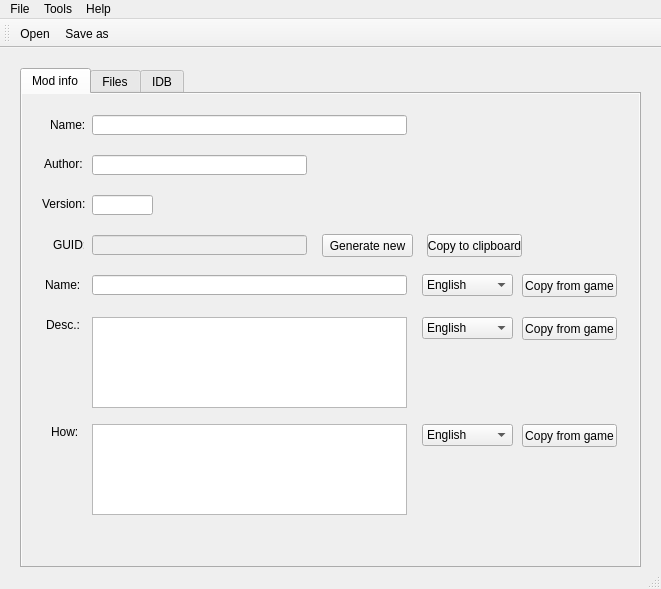
<?xml version="1.0" encoding="UTF-8"?>
<ui version="4.0">
 <class>MainWindow</class>
 <widget class="QMainWindow" name="MainWindow">
  <property name="geometry">
   <rect>
    <x>0</x>
    <y>0</y>
    <width>661</width>
    <height>589</height>
   </rect>
  </property>
  <property name="windowTitle">
   <string>XV2 Super Soul Creator</string>
  </property>
  <widget class="QWidget" name="centralWidget">
   <widget class="QTabWidget" name="tabWidget">
    <property name="geometry">
     <rect>
      <x>20</x>
      <y>20</y>
      <width>621</width>
      <height>500</height>
     </rect>
    </property>
    <property name="autoFillBackground">
     <bool>true</bool>
    </property>
    <property name="currentIndex">
     <number>0</number>
    </property>
    <widget class="QWidget" name="modInfoTab">
     <property name="autoFillBackground">
      <bool>true</bool>
     </property>
     <attribute name="title">
      <string>Mod info</string>
     </attribute>
     <widget class="QLineEdit" name="modNameEdit">
      <property name="geometry">
       <rect>
        <x>70</x>
        <y>21</y>
        <width>315</width>
        <height>20</height>
       </rect>
      </property>
     </widget>
     <widget class="QLabel" name="label_2">
      <property name="geometry">
       <rect>
        <x>20</x>
        <y>103</y>
        <width>47</width>
        <height>13</height>
       </rect>
      </property>
      <property name="text">
       <string>Version:</string>
      </property>
     </widget>
     <widget class="QPushButton" name="guidButton">
      <property name="geometry">
       <rect>
        <x>300</x>
        <y>140</y>
        <width>91</width>
        <height>23</height>
       </rect>
      </property>
      <property name="text">
       <string>Generate new</string>
      </property>
     </widget>
     <widget class="QLabel" name="label">
      <property name="geometry">
       <rect>
        <x>28</x>
        <y>23</y>
        <width>51</width>
        <height>16</height>
       </rect>
      </property>
      <property name="text">
       <string>Name:</string>
      </property>
     </widget>
     <widget class="QLineEdit" name="modVersionEdit">
      <property name="geometry">
       <rect>
        <x>70</x>
        <y>101</y>
        <width>61</width>
        <height>20</height>
       </rect>
      </property>
     </widget>
     <widget class="QLineEdit" name="modAuthorEdit">
      <property name="geometry">
       <rect>
        <x>70</x>
        <y>61</y>
        <width>215</width>
        <height>20</height>
       </rect>
      </property>
     </widget>
     <widget class="QLabel" name="label_5">
      <property name="geometry">
       <rect>
        <x>23</x>
        <y>183</y>
        <width>51</width>
        <height>16</height>
       </rect>
      </property>
      <property name="text">
       <string>Name:</string>
      </property>
     </widget>
     <widget class="QLabel" name="label_4">
      <property name="geometry">
       <rect>
        <x>31</x>
        <y>143</y>
        <width>31</width>
        <height>16</height>
       </rect>
      </property>
      <property name="text">
       <string>GUID:</string>
      </property>
     </widget>
     <widget class="QLineEdit" name="modGuidEdit">
      <property name="enabled">
       <bool>false</bool>
      </property>
      <property name="geometry">
       <rect>
        <x>70</x>
        <y>141</y>
        <width>215</width>
        <height>20</height>
       </rect>
      </property>
     </widget>
     <widget class="QComboBox" name="ssNameLangComboBox">
      <property name="geometry">
       <rect>
        <x>400</x>
        <y>180</y>
        <width>91</width>
        <height>22</height>
       </rect>
      </property>
      <item>
       <property name="text">
        <string>English</string>
       </property>
      </item>
      <item>
       <property name="text">
        <string>Spanish (es)</string>
       </property>
      </item>
      <item>
       <property name="text">
        <string>Spanish (ca)</string>
       </property>
      </item>
      <item>
       <property name="text">
        <string>French</string>
       </property>
      </item>
      <item>
       <property name="text">
        <string>German</string>
       </property>
      </item>
      <item>
       <property name="text">
        <string>Italian</string>
       </property>
      </item>
      <item>
       <property name="text">
        <string>Portuguese</string>
       </property>
      </item>
      <item>
       <property name="text">
        <string>Polish</string>
       </property>
      </item>
      <item>
       <property name="text">
        <string>Russian</string>
       </property>
      </item>
      <item>
       <property name="text">
        <string>Chinese (tw)</string>
       </property>
      </item>
      <item>
       <property name="text">
        <string>Chinese (zh)</string>
       </property>
      </item>
      <item>
       <property name="text">
        <string>Korean</string>
       </property>
      </item>
      <item>
       <property name="text">
        <string>Japanese</string>
       </property>
      </item>
     </widget>
     <widget class="QLabel" name="label_3">
      <property name="geometry">
       <rect>
        <x>22</x>
        <y>63</y>
        <width>47</width>
        <height>13</height>
       </rect>
      </property>
      <property name="text">
       <string>Author:</string>
      </property>
     </widget>
     <widget class="QLineEdit" name="ssNameEdit">
      <property name="geometry">
       <rect>
        <x>70</x>
        <y>181</y>
        <width>315</width>
        <height>20</height>
       </rect>
      </property>
     </widget>
     <widget class="QPushButton" name="ssNameCopyButton">
      <property name="geometry">
       <rect>
        <x>500</x>
        <y>180</y>
        <width>95</width>
        <height>23</height>
       </rect>
      </property>
      <property name="text">
       <string>Copy from game</string>
      </property>
     </widget>
     <widget class="QLabel" name="label_32">
      <property name="geometry">
       <rect>
        <x>24</x>
        <y>223</y>
        <width>71</width>
        <height>16</height>
       </rect>
      </property>
      <property name="text">
       <string>Desc.:</string>
      </property>
     </widget>
     <widget class="QTextEdit" name="ssDescEdit">
      <property name="geometry">
       <rect>
        <x>70</x>
        <y>223</y>
        <width>315</width>
        <height>91</height>
       </rect>
      </property>
     </widget>
     <widget class="QComboBox" name="ssDescLangComboBox">
      <property name="geometry">
       <rect>
        <x>400</x>
        <y>223</y>
        <width>91</width>
        <height>22</height>
       </rect>
      </property>
      <item>
       <property name="text">
        <string>English</string>
       </property>
      </item>
      <item>
       <property name="text">
        <string>Spanish (es)</string>
       </property>
      </item>
      <item>
       <property name="text">
        <string>Spanish (ca)</string>
       </property>
      </item>
      <item>
       <property name="text">
        <string>French</string>
       </property>
      </item>
      <item>
       <property name="text">
        <string>German</string>
       </property>
      </item>
      <item>
       <property name="text">
        <string>Italian</string>
       </property>
      </item>
      <item>
       <property name="text">
        <string>Portuguese</string>
       </property>
      </item>
      <item>
       <property name="text">
        <string>Polish</string>
       </property>
      </item>
      <item>
       <property name="text">
        <string>Russian</string>
       </property>
      </item>
      <item>
       <property name="text">
        <string>Chinese (tw)</string>
       </property>
      </item>
      <item>
       <property name="text">
        <string>Chinese (zh)</string>
       </property>
      </item>
      <item>
       <property name="text">
        <string>Korean</string>
       </property>
      </item>
      <item>
       <property name="text">
        <string>Japanese</string>
       </property>
      </item>
     </widget>
     <widget class="QPushButton" name="ssDescCopyButton">
      <property name="geometry">
       <rect>
        <x>500</x>
        <y>223</y>
        <width>95</width>
        <height>23</height>
       </rect>
      </property>
      <property name="text">
       <string>Copy from game</string>
      </property>
     </widget>
     <widget class="QPushButton" name="guidCopyButton">
      <property name="geometry">
       <rect>
        <x>405</x>
        <y>140</y>
        <width>95</width>
        <height>23</height>
       </rect>
      </property>
      <property name="text">
       <string>Copy to clipboard</string>
      </property>
     </widget>
     <widget class="QLabel" name="label_113">
      <property name="geometry">
       <rect>
        <x>29</x>
        <y>330</y>
        <width>49</width>
        <height>16</height>
       </rect>
      </property>
      <property name="text">
       <string>How:</string>
      </property>
     </widget>
     <widget class="QTextEdit" name="ssHowEdit">
      <property name="geometry">
       <rect>
        <x>70</x>
        <y>330</y>
        <width>315</width>
        <height>91</height>
       </rect>
      </property>
     </widget>
     <widget class="QComboBox" name="ssHowLangComboBox">
      <property name="geometry">
       <rect>
        <x>400</x>
        <y>330</y>
        <width>91</width>
        <height>22</height>
       </rect>
      </property>
      <item>
       <property name="text">
        <string>English</string>
       </property>
      </item>
      <item>
       <property name="text">
        <string>Spanish (es)</string>
       </property>
      </item>
      <item>
       <property name="text">
        <string>Spanish (ca)</string>
       </property>
      </item>
      <item>
       <property name="text">
        <string>French</string>
       </property>
      </item>
      <item>
       <property name="text">
        <string>German</string>
       </property>
      </item>
      <item>
       <property name="text">
        <string>Italian</string>
       </property>
      </item>
      <item>
       <property name="text">
        <string>Portuguese</string>
       </property>
      </item>
      <item>
       <property name="text">
        <string>Polish</string>
       </property>
      </item>
      <item>
       <property name="text">
        <string>Russian</string>
       </property>
      </item>
      <item>
       <property name="text">
        <string>Chinese (tw)</string>
       </property>
      </item>
      <item>
       <property name="text">
        <string>Chinese (zh)</string>
       </property>
      </item>
      <item>
       <property name="text">
        <string>Korean</string>
       </property>
      </item>
      <item>
       <property name="text">
        <string>Japanese</string>
       </property>
      </item>
     </widget>
     <widget class="QPushButton" name="ssHowCopyButton">
      <property name="geometry">
       <rect>
        <x>500</x>
        <y>330</y>
        <width>95</width>
        <height>23</height>
       </rect>
      </property>
      <property name="text">
       <string>Copy from game</string>
      </property>
     </widget>
    </widget>
    <widget class="QWidget" name="filesTab">
     <property name="autoFillBackground">
      <bool>true</bool>
     </property>
     <attribute name="title">
      <string>Files</string>
     </attribute>
     <widget class="QLabel" name="label_8">
      <property name="geometry">
       <rect>
        <x>10</x>
        <y>23</y>
        <width>101</width>
        <height>16</height>
       </rect>
      </property>
      <property name="text">
       <string>Additional data*:</string>
      </property>
     </widget>
     <widget class="QLabel" name="label_9">
      <property name="geometry">
       <rect>
        <x>10</x>
        <y>63</y>
        <width>381</width>
        <height>16</height>
       </rect>
      </property>
      <property name="text">
       <string>&lt;html&gt;&lt;head/&gt;&lt;body&gt;&lt;p&gt;&lt;span style=&quot; font-weight:600;&quot;&gt;*This directory is optional. Use with care and only when needed!&lt;/span&gt;&lt;/p&gt;&lt;/body&gt;&lt;/html&gt;</string>
      </property>
     </widget>
     <widget class="QLineEdit" name="addDataEdit">
      <property name="geometry">
       <rect>
        <x>100</x>
        <y>21</y>
        <width>425</width>
        <height>20</height>
       </rect>
      </property>
     </widget>
     <widget class="QPushButton" name="addEditButton">
      <property name="geometry">
       <rect>
        <x>535</x>
        <y>20</y>
        <width>61</width>
        <height>23</height>
       </rect>
      </property>
      <property name="text">
       <string>Change</string>
      </property>
     </widget>
    </widget>
    <widget class="QWidget" name="idbTab">
     <property name="autoFillBackground">
      <bool>true</bool>
     </property>
     <attribute name="title">
      <string>IDB</string>
     </attribute>
     <widget class="QLabel" name="label_20">
      <property name="geometry">
       <rect>
        <x>79</x>
        <y>110</y>
        <width>31</width>
        <height>16</height>
       </rect>
      </property>
      <property name="text">
       <string>Stars:</string>
      </property>
     </widget>
     <widget class="QCheckBox" name="idbHumCheck">
      <property name="geometry">
       <rect>
        <x>70</x>
        <y>70</y>
        <width>51</width>
        <height>17</height>
       </rect>
      </property>
      <property name="text">
       <string>HUM</string>
      </property>
     </widget>
     <widget class="QCheckBox" name="idbNmcCheck">
      <property name="geometry">
       <rect>
        <x>310</x>
        <y>70</y>
        <width>51</width>
        <height>17</height>
       </rect>
      </property>
      <property name="text">
       <string>NMC</string>
      </property>
     </widget>
     <widget class="QCheckBox" name="idbSymCheck">
      <property name="geometry">
       <rect>
        <x>190</x>
        <y>70</y>
        <width>51</width>
        <height>17</height>
       </rect>
      </property>
      <property name="text">
       <string>SYM</string>
      </property>
     </widget>
     <widget class="QCheckBox" name="idbHufCheck">
      <property name="geometry">
       <rect>
        <x>130</x>
        <y>70</y>
        <width>51</width>
        <height>17</height>
       </rect>
      </property>
      <property name="text">
       <string>HUF</string>
      </property>
     </widget>
     <widget class="QLabel" name="label_19">
      <property name="geometry">
       <rect>
        <x>10</x>
        <y>70</y>
        <width>61</width>
        <height>16</height>
       </rect>
      </property>
      <property name="text">
       <string>Race lock:</string>
      </property>
     </widget>
     <widget class="QCheckBox" name="idbMamCheck">
      <property name="geometry">
       <rect>
        <x>430</x>
        <y>70</y>
        <width>51</width>
        <height>17</height>
       </rect>
      </property>
      <property name="text">
       <string>MAM</string>
      </property>
     </widget>
     <widget class="QCheckBox" name="idbMafCheck">
      <property name="geometry">
       <rect>
        <x>490</x>
        <y>70</y>
        <width>51</width>
        <height>17</height>
       </rect>
      </property>
      <property name="text">
       <string>MAF</string>
      </property>
     </widget>
     <widget class="QCheckBox" name="idbFriCheck">
      <property name="geometry">
       <rect>
        <x>370</x>
        <y>70</y>
        <width>51</width>
        <height>17</height>
       </rect>
      </property>
      <property name="text">
       <string>FRI</string>
      </property>
     </widget>
     <widget class="QCheckBox" name="idbSyfCheck">
      <property name="geometry">
       <rect>
        <x>250</x>
        <y>70</y>
        <width>51</width>
        <height>17</height>
       </rect>
      </property>
      <property name="text">
       <string>SYF</string>
      </property>
     </widget>
     <widget class="QLineEdit" name="idbStarsEdit">
      <property name="geometry">
       <rect>
        <x>120</x>
        <y>108</y>
        <width>75</width>
        <height>20</height>
       </rect>
      </property>
     </widget>
     <widget class="QLabel" name="label_33">
      <property name="geometry">
       <rect>
        <x>260</x>
        <y>110</y>
        <width>47</width>
        <height>13</height>
       </rect>
      </property>
      <property name="text">
       <string>U_0A:</string>
      </property>
     </widget>
     <widget class="QToolButton" name="idbCopyButton">
      <property name="geometry">
       <rect>
        <x>10</x>
        <y>23</y>
        <width>75</width>
        <height>23</height>
       </rect>
      </property>
      <property name="text">
       <string>Copy</string>
      </property>
      <property name="popupMode">
       <enum>QToolButton::InstantPopup</enum>
      </property>
      <property name="toolButtonStyle">
       <enum>Qt::ToolButtonTextOnly</enum>
      </property>
     </widget>
     <widget class="QLineEdit" name="idbU0AEdit">
      <property name="geometry">
       <rect>
        <x>300</x>
        <y>108</y>
        <width>75</width>
        <height>20</height>
       </rect>
      </property>
     </widget>
     <widget class="QLabel" name="label_34">
      <property name="geometry">
       <rect>
        <x>50</x>
        <y>150</y>
        <width>71</width>
        <height>16</height>
       </rect>
      </property>
      <property name="text">
       <string>Availability:</string>
      </property>
     </widget>
     <widget class="QLineEdit" name="idbU0CEdit">
      <property name="geometry">
       <rect>
        <x>120</x>
        <y>148</y>
        <width>75</width>
        <height>20</height>
       </rect>
      </property>
     </widget>
     <widget class="QLineEdit" name="idbU0EEdit">
      <property name="geometry">
       <rect>
        <x>300</x>
        <y>148</y>
        <width>75</width>
        <height>20</height>
       </rect>
      </property>
     </widget>
     <widget class="QLabel" name="label_35">
      <property name="geometry">
       <rect>
        <x>260</x>
        <y>150</y>
        <width>47</width>
        <height>13</height>
       </rect>
      </property>
      <property name="text">
       <string>U_0E:</string>
      </property>
     </widget>
     <widget class="QLabel" name="label_36">
      <property name="geometry">
       <rect>
        <x>85</x>
        <y>190</y>
        <width>41</width>
        <height>16</height>
       </rect>
      </property>
      <property name="text">
       <string>Buy:</string>
      </property>
     </widget>
     <widget class="QLineEdit" name="idbBuyEdit">
      <property name="geometry">
       <rect>
        <x>120</x>
        <y>188</y>
        <width>75</width>
        <height>20</height>
       </rect>
      </property>
     </widget>
     <widget class="QLineEdit" name="idbSellEdit">
      <property name="geometry">
       <rect>
        <x>300</x>
        <y>188</y>
        <width>75</width>
        <height>20</height>
       </rect>
      </property>
     </widget>
     <widget class="QLabel" name="label_37">
      <property name="geometry">
       <rect>
        <x>269</x>
        <y>190</y>
        <width>31</width>
        <height>16</height>
       </rect>
      </property>
      <property name="text">
       <string>Sell:</string>
      </property>
     </widget>
     <widget class="QLineEdit" name="idbTpEdit">
      <property name="geometry">
       <rect>
        <x>120</x>
        <y>228</y>
        <width>75</width>
        <height>20</height>
       </rect>
      </property>
     </widget>
     <widget class="QLabel" name="label_38">
      <property name="geometry">
       <rect>
        <x>90</x>
        <y>230</y>
        <width>31</width>
        <height>16</height>
       </rect>
      </property>
      <property name="text">
       <string>TP:</string>
      </property>
     </widget>
     <widget class="QLineEdit" name="idbU24Edit">
      <property name="geometry">
       <rect>
        <x>120</x>
        <y>268</y>
        <width>75</width>
        <height>20</height>
       </rect>
      </property>
     </widget>
     <widget class="QLineEdit" name="idbU28Edit">
      <property name="geometry">
       <rect>
        <x>300</x>
        <y>268</y>
        <width>75</width>
        <height>20</height>
       </rect>
      </property>
     </widget>
     <widget class="QLabel" name="label_40">
      <property name="geometry">
       <rect>
        <x>78</x>
        <y>270</y>
        <width>41</width>
        <height>16</height>
       </rect>
      </property>
      <property name="text">
       <string>U_24:</string>
      </property>
     </widget>
     <widget class="QLabel" name="label_41">
      <property name="geometry">
       <rect>
        <x>260</x>
        <y>270</y>
        <width>41</width>
        <height>16</height>
       </rect>
      </property>
      <property name="text">
       <string>U_28:</string>
      </property>
     </widget>
     <widget class="QLabel" name="label_42">
      <property name="geometry">
       <rect>
        <x>440</x>
        <y>270</y>
        <width>47</width>
        <height>13</height>
       </rect>
      </property>
      <property name="text">
       <string>U_2C:</string>
      </property>
     </widget>
     <widget class="QLineEdit" name="idbU2CEdit">
      <property name="geometry">
       <rect>
        <x>480</x>
        <y>268</y>
        <width>75</width>
        <height>20</height>
       </rect>
      </property>
     </widget>
     <widget class="QLabel" name="label_43">
      <property name="geometry">
       <rect>
        <x>66</x>
        <y>310</y>
        <width>47</width>
        <height>13</height>
       </rect>
      </property>
      <property name="text">
       <string>Effect 1:</string>
      </property>
     </widget>
     <widget class="QPushButton" name="idbEff1Button">
      <property name="geometry">
       <rect>
        <x>120</x>
        <y>305</y>
        <width>75</width>
        <height>23</height>
       </rect>
      </property>
      <property name="text">
       <string>Edit</string>
      </property>
     </widget>
     <widget class="QPushButton" name="idbEff2Button">
      <property name="geometry">
       <rect>
        <x>300</x>
        <y>305</y>
        <width>75</width>
        <height>23</height>
       </rect>
      </property>
      <property name="text">
       <string>Edit</string>
      </property>
     </widget>
     <widget class="QPushButton" name="idbEff3Button">
      <property name="geometry">
       <rect>
        <x>480</x>
        <y>305</y>
        <width>75</width>
        <height>23</height>
       </rect>
      </property>
      <property name="text">
       <string>Edit</string>
      </property>
     </widget>
     <widget class="QLabel" name="label_44">
      <property name="geometry">
       <rect>
        <x>247</x>
        <y>310</y>
        <width>47</width>
        <height>13</height>
       </rect>
      </property>
      <property name="text">
       <string>Effect 2:</string>
      </property>
     </widget>
     <widget class="QLabel" name="label_45">
      <property name="geometry">
       <rect>
        <x>427</x>
        <y>310</y>
        <width>47</width>
        <height>13</height>
       </rect>
      </property>
      <property name="text">
       <string>Effect 3:</string>
      </property>
     </widget>
     <widget class="QLineEdit" name="idbNU0CEdit">
      <property name="geometry">
       <rect>
        <x>480</x>
        <y>228</y>
        <width>75</width>
        <height>20</height>
       </rect>
      </property>
     </widget>
     <widget class="QLabel" name="label_106">
      <property name="geometry">
       <rect>
        <x>437</x>
        <y>230</y>
        <width>47</width>
        <height>13</height>
       </rect>
      </property>
      <property name="text">
       <string>NU_0C:</string>
      </property>
     </widget>
     <widget class="QLineEdit" name="idbStpEdit">
      <property name="geometry">
       <rect>
        <x>300</x>
        <y>228</y>
        <width>75</width>
        <height>20</height>
       </rect>
      </property>
     </widget>
     <widget class="QLabel" name="label_114">
      <property name="geometry">
       <rect>
        <x>270</x>
        <y>230</y>
        <width>31</width>
        <height>16</height>
       </rect>
      </property>
      <property name="text">
       <string>STP:</string>
      </property>
     </widget>
     <widget class="QLineEdit" name="idbNU0AEdit">
      <property name="geometry">
       <rect>
        <x>480</x>
        <y>108</y>
        <width>75</width>
        <height>20</height>
       </rect>
      </property>
     </widget>
     <widget class="QLabel" name="label_115">
      <property name="geometry">
       <rect>
        <x>436</x>
        <y>110</y>
        <width>49</width>
        <height>16</height>
       </rect>
      </property>
      <property name="text">
       <string>NU_0A:</string>
      </property>
     </widget>
     <widget class="QLineEdit" name="idbNU2CEdit">
      <property name="geometry">
       <rect>
        <x>480</x>
        <y>148</y>
        <width>75</width>
        <height>20</height>
       </rect>
      </property>
     </widget>
     <widget class="QLabel" name="label_116">
      <property name="geometry">
       <rect>
        <x>436</x>
        <y>150</y>
        <width>49</width>
        <height>16</height>
       </rect>
      </property>
      <property name="text">
       <string>NU_2C:</string>
      </property>
     </widget>
     <widget class="QComboBox" name="idbBlastType">
      <property name="geometry">
       <rect>
        <x>120</x>
        <y>348</y>
        <width>253</width>
        <height>22</height>
       </rect>
      </property>
      <item>
       <property name="text">
        <string>[DEFAULT]</string>
       </property>
      </item>
     </widget>
     <widget class="QLabel" name="label_6">
      <property name="geometry">
       <rect>
        <x>55</x>
        <y>350</y>
        <width>71</width>
        <height>16</height>
       </rect>
      </property>
      <property name="text">
       <string>Blast type:</string>
      </property>
     </widget>
     <widget class="QPushButton" name="idbCustomBlastButton">
      <property name="geometry">
       <rect>
        <x>390</x>
        <y>348</y>
        <width>75</width>
        <height>24</height>
       </rect>
      </property>
      <property name="text">
       <string>Set custom</string>
      </property>
     </widget>
    </widget>
   </widget>
  </widget>
  <widget class="QMenuBar" name="menuBar">
   <property name="geometry">
    <rect>
     <x>0</x>
     <y>0</y>
     <width>661</width>
     <height>22</height>
    </rect>
   </property>
   <widget class="QMenu" name="menuFile">
    <property name="title">
     <string>File</string>
    </property>
    <addaction name="actionOpen"/>
    <addaction name="actionSave"/>
    <addaction name="separator"/>
    <addaction name="actionExit"/>
   </widget>
   <widget class="QMenu" name="menuHelp">
    <property name="title">
     <string>Help</string>
    </property>
    <addaction name="actionAbout"/>
   </widget>
   <widget class="QMenu" name="menuTools">
    <property name="title">
     <string>Tools</string>
    </property>
    <addaction name="actionImportSkillDir"/>
   </widget>
   <addaction name="menuFile"/>
   <addaction name="menuTools"/>
   <addaction name="menuHelp"/>
  </widget>
  <widget class="QToolBar" name="mainToolBar">
   <attribute name="toolBarArea">
    <enum>TopToolBarArea</enum>
   </attribute>
   <attribute name="toolBarBreak">
    <bool>false</bool>
   </attribute>
   <addaction name="actionOpen"/>
   <addaction name="actionSave"/>
  </widget>
  <widget class="QStatusBar" name="statusBar"/>
  <action name="actionOpen">
   <property name="text">
    <string>Open</string>
   </property>
  </action>
  <action name="actionSave">
   <property name="text">
    <string>Save as...</string>
   </property>
  </action>
  <action name="actionExit">
   <property name="text">
    <string>Exit</string>
   </property>
  </action>
  <action name="actionAbout">
   <property name="text">
    <string>About</string>
   </property>
  </action>
  <action name="actionImportSkillDir">
   <property name="text">
    <string>Import skill directory</string>
   </property>
  </action>
  <action name="actionFromGameIdb">
   <property name="text">
    <string>From game</string>
   </property>
   <property name="toolTip">
    <string>From game</string>
   </property>
  </action>
 </widget>
 <layoutdefault spacing="6" margin="11"/>
 <resources/>
 <connections/>
</ui>
